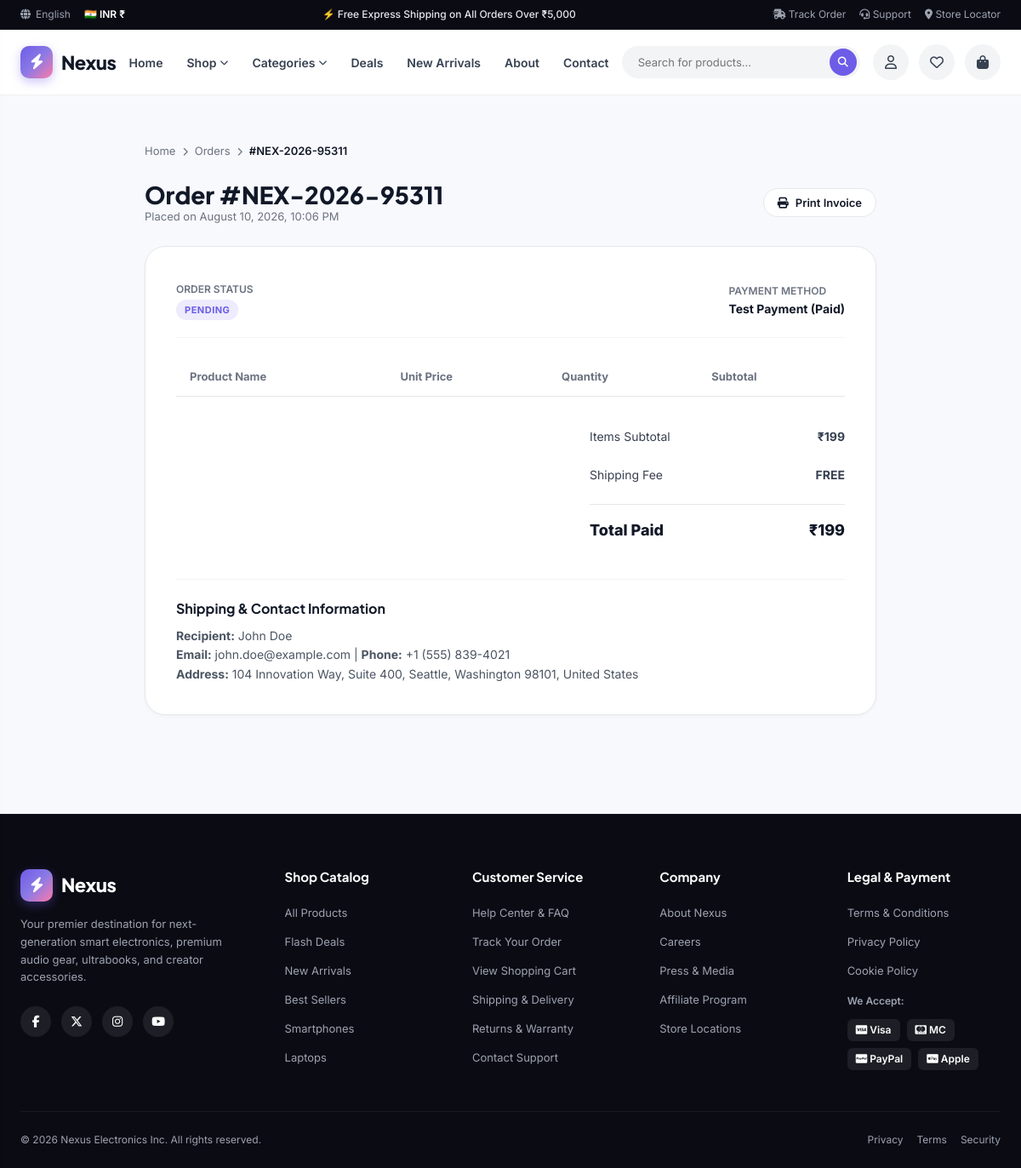
Page /orders/NEX-2026-95311/ (signed in) on the committed database.
### Customers/models.py (models this page shows, shortened)
class Order(models.Model):
    ORDER_STATUS_CHOICES = [
        ("Pending", "Pending"),
        ("Confirmed", "Confirmed"),
        ("Processing", "Processing"),
        ("Shipped", "Shipped"),
        ("Delivered", "Delivered"),
        ("Cancelled", "Cancelled"),
    ]
    PAYMENT_STATUS_CHOICES = [
        ("Pending", "Pending"),
        ("Paid", "Paid"),
        ("Failed", "Failed"),
    ]
    PAYMENT_METHOD_CHOICES = [
        ("Cash on Delivery", "Cash on Delivery"),
        ("Test Payment", "Test Payment"),
    ]
    user = models.ForeignKey(User, on_delete=models.SET_NULL, null=True, blank=True, related_name="orders")
    order_number = models.CharField(max_length=50, unique=True, db_index=True)
    first_name = models.CharField(max_length=100)
    last_name = models.CharField(max_length=100)
    email = models.EmailField()
    phone = models.CharField(max_length=25)
    address = models.TextField()
    city = models.CharField(max_length=100)
    state = models.CharField(max_length=100)
    postal_code = models.CharField(max_length=20)
    country = models.CharField(max_length=100, default="India")
    subtotal = models.DecimalField(max_digits=10, decimal_places=2, default=0.00)
    shipping_fee = models.DecimalField(max_digits=10, decimal_places=2, default=0.00)
    discount_amount = models.DecimalField(max_digits=10, decimal_places=2, default=0.00)
    total_amount = models.DecimalField(max_digits=10, decimal_places=2, default=0.00)
    payment_method = models.CharField(max_length=50, choices=PAYMENT_METHOD_CHOICES, default="Cash on Delivery")
    payment_status = models.CharField(max_length=50, choices=PAYMENT_STATUS_CHOICES, default="Pending")
    order_status = models.CharField(max_length=50, choices=ORDER_STATUS_CHOICES, default="Pending")
    order_notes = models.TextField(blank=True, default="")
    created_at = models.DateTimeField(auto_now_add=True)
    updated_at = models.DateTimeField(auto_now=True)
    class Meta:
        ordering = ["-created_at"]
        verbose_name = "Order"
        verbose_name_plural = "Orders"
    @property
    def full_name(self):
        return f"{self.first_name} {self.last_name}".strip()

### Customers/views.py (the view)
# urls.py: path("orders/<str:order_number>/", views.order_detail_view, name="order_detail"),
def order_detail_view(request, order_number):
    if request.user.is_staff:
        order = get_object_or_404(Order, order_number=order_number)
    elif request.user.is_authenticated:
        order = get_object_or_404(Order, order_number=order_number, user=request.user)
    else:
        messages.info(request, "Please log in to view your order details.")
        return redirect('login')
    return render(request, 'order_detail.html', {'order': order})

### Customers/templatetags/custom_filters.py (called while the page is built, shortened)
@register.filter(name='inr')
def inr(value):
    if value is None or value == '':
        return "₹0"
    try:
        if isinstance(value, str):
            value = value.replace('$', '').replace('₹', '').replace(',', '').strip()
        num = float(value)
        is_negative = num < 0
        num = abs(num)
        int_part = int(round(num))
        num_str = str(int_part)
        if len(num_str) <= 3:
            formatted = num_str
        res = f"₹{formatted}"
        return f"-{res}" if is_negative else res
    except Exception:
        return f"₹{value}"

### templates/order_detail.html (shortened to what this page needs)
{% extends 'base.html' %}
{% load static %}
{% load custom_filters %}
{% block content %}
<div class="container section-spacer" style="max-width: 860px;">
  <div style="font-size: 13px; color: var(--text-muted); margin-bottom: 24px; display: flex; align-items: center; gap: 8px;">
    <a href="{% url 'home' %}">Home</a>
    <i class="fa-solid fa-chevron-right" style="font-size: 10px;"></i>
    <a href="{% url 'my_orders' %}">Orders</a>
    <i class="fa-solid fa-chevron-right" style="font-size: 10px;"></i>
    <span style="color: var(--text-main); font-weight: 600;">#{{ order.order_number }}</span>
  </div>
  <div style="display: flex; justify-content: space-between; align-items: center; margin-bottom: 24px;">
    <div>
      <h1 style="font-size: 28px; font-weight: 800;">Order #{{ order.order_number }}</h1>
      <div style="font-size: 13px; color: var(--text-muted);">Placed on {{ order.created_at|date:"F d, Y, h:i A" }}</div>
    </div>
    <button onclick="window.print();" class="btn btn-outline btn-sm">
      <i class="fa-solid fa-print"></i> Print Invoice
    </button>
  </div>
  <div style="background: #FFFFFF; border: 1px solid var(--border-color); border-radius: var(--radius-lg); padding: 36px; box-shadow: var(--shadow-sm);">
    <div style="display: flex; justify-content: space-between; align-items: center; padding-bottom: 20px; border-bottom: 1px solid var(--border-light); margin-bottom: 24px; flex-wrap: wrap; gap: 12px;">
      <div>
        <span style="font-size: 12px; color: var(--text-muted); text-transform: uppercase; font-weight: 600;">ORDER STATUS</span>
        <div>
          <span class="badge {% if order.order_status == 'Delivered' %}badge-green{% elif order.order_status == 'Cancelled' %}badge-discount{% else %}badge-purple{% endif %}">
            {{ order.order_status }}
          </span>
        </div>
      </div>
      <div>
        <span style="font-size: 12px; color: var(--text-muted); text-transform: uppercase; font-weight: 600;">PAYMENT METHOD</span>
        <div style="font-weight: 700; font-size: 14px;">{{ order.payment_method }} ({{ order.payment_status }})</div>
      </div>
    </div>
    <table class="cart-table" style="margin-bottom: 24px;">
      <thead>
        <tr>
          <th>Product Name</th>
          <th>Unit Price</th>
          <th>Quantity</th>
          <th>Subtotal</th>
        </tr>
      </thead>
    </table>
    <div style="display: flex; justify-content: flex-end; margin-bottom: 32px;">
      <div style="width: 300px;">
        <div class="summary-row">
          <span>Items Subtotal</span>
          <strong>{{ order.subtotal|inr }}</strong>
        </div>
        <div class="summary-row">
          <span>Shipping Fee</span>
          <strong>{% if order.shipping_fee == 0 %}FREE{% else %}{{ order.shipping_fee|inr }}{% endif %}</strong>
        </div>
        <div class="summary-row summary-total">
          <span>Total Paid</span>
          <span>{{ order.total_amount|inr }}</span>
        </div>
      </div>
    </div>
    <div style="border-top: 1px solid var(--border-light); padding-top: 24px;">
      <h4 style="font-size: 16px; font-weight: 700; margin-bottom: 12px;">Shipping & Contact Information</h4>
      <div style="font-size: 14px; color: #4B5563; line-height: 1.6;">
        <strong>Recipient:</strong> {{ order.full_name }}<br>
        <strong>Email:</strong> {{ order.email }} | <strong>Phone:</strong> {{ order.phone }}<br>
        <strong>Address:</strong> {{ order.address }}, {{ order.city }}, {{ order.state }} {{ order.postal_code }}, {{ order.country }}
      </div>
    </div>
  </div>
</div>
{% endblock %}

### static/css/style.css (style rules this page uses)
:root { --primary: #6C5CE7; --primary-hover: #5846E2; --primary-dark: #4834D4; --primary-light: #ECEBFF; --primary-glow: rgba(108, 92, 231, 0.4); --primary-gradient: linear-gradient(135deg, #6C5CE7 0%, #8C7AE6 50%, #FD79A8 100%); --hero-gradient: radial-gradient(circle at 70% 40%, rgba(108, 92, 231, 0.35) 0%, rgba(15, 15, 27, 0) 70%), linear-gradient(180deg, #0B0B14 0%, #121224 100%); --secondary: #00B894; --pink: #FD79A8; --yellow: #FDCB6E; --blue: #0984E3; --red: #FF7675; --dark-bg: #0B0B14; --dark-surface: #121224; --dark-card: #181830; --dark-border: rgba(255, 255, 255, 0.08); --dark-text: #F3F4F6; --dark-muted: #9CA3AF; --light-bg: #F8F9FD; --white: #FFFFFF; --card-bg: #FFFFFF; --text-main: #111827; --text-muted: #6B7280; --text-subtle: #9CA3AF; --border-color: #E5E7EB; --border-light: #F3F4F6; --shadow-sm: 0 2px 4px rgba(0, 0, 0, 0.03); --shadow-md: 0 6px 16px -2px rgba(0, 0, 0, 0.05), 0 2px 6px -1px rgba(0, 0, 0, 0.03); --shadow-lg: 0 16px 32px -4px rgba(0, 0, 0, 0.08), 0 4px 12px -2px rgba(0, 0, 0, 0.03); --shadow-hover: 0 20px 35px -5px rgba(108, 92, 231, 0.15), 0 8px 16px -4px rgba(0, 0, 0, 0.05); --shadow-dark-card: 0 10px 30px rgba(0, 0, 0, 0.35); --radius-xs: 6px; --radius-sm: 10px; --radius-md: 16px; --radius-lg: 24px; --radius-xl: 32px; --radius-full: 9999px; --font-heading: 'Plus Jakarta Sans', -apple-system, BlinkMacSystemFont, sans-serif; --font-body: 'Inter', -apple-system, BlinkMacSystemFont, sans-serif; }
*, *::before, *::after { box-sizing: border-box; margin: 0; padding: 0; }
html { scroll-behavior: smooth; }
body { font-family: var(--font-body); background-color: var(--light-bg); color: var(--text-main); line-height: 1.5; -webkit-font-smoothing: antialiased; overflow-x: hidden; }
h1, h2, h3, h4, h5, h6 { font-family: var(--font-heading); color: var(--text-main); font-weight: 700; line-height: 1.2; }
a { color: inherit; text-decoration: none; transition: all 0.2s ease; }
button, input, select, textarea { font-family: inherit; font-size: inherit; }
button { cursor: pointer; border: none; background: none; }
.container { width: 100%; max-width: 1280px; margin: 0 auto; padding: 0 24px; }
.section-spacer { padding: 56px 0; }
.badge { display: inline-flex; align-items: center; padding: 4px 10px; border-radius: var(--radius-full); font-size: 11px; font-weight: 700; text-transform: uppercase; letter-spacing: 0.5px; }
.badge-purple { background: rgba(108, 92, 231, 0.12); color: var(--primary); }
.btn { display: inline-flex; align-items: center; justify-content: center; gap: 8px; padding: 12px 24px; border-radius: var(--radius-full); font-weight: 600; font-size: 14px; transition: all 0.25s cubic-bezier(0.16, 1, 0.3, 1); white-space: nowrap; }
.btn-outline { border: 1px solid var(--border-color); color: var(--text-main); background: #FFFFFF; }
.btn-sm { padding: 8px 16px; font-size: 13px; }
.cart-table { width: 100%; border-collapse: collapse; }
.cart-table th { text-align: left; padding: 12px 16px; font-size: 13px; font-weight: 700; color: var(--text-muted); border-bottom: 1px solid var(--border-color); }
.summary-row { display: flex; justify-content: space-between; padding: 12px 0; font-size: 14px; color: #374151; }
.summary-total { font-size: 18px; font-weight: 800; color: var(--text-main); border-top: 1px solid var(--border-color); margin-top: 12px; padding-top: 16px; }

### rows in the picture
Order: order_number "NEX-2026-95311", created_at "August 10, 2026, 10:06 PM", order_status "PENDING", payment_method "Test Payment", payment_status "Paid", subtotal|inr "₹199", total_amount|inr "₹199", full_name "John Doe", email "john.doe@example.com", phone "+1 (555) 839-4021", address "104 Innovation Way, Suite 400", city "Seattle", state "Washington", postal_code "98101", country "United States"
